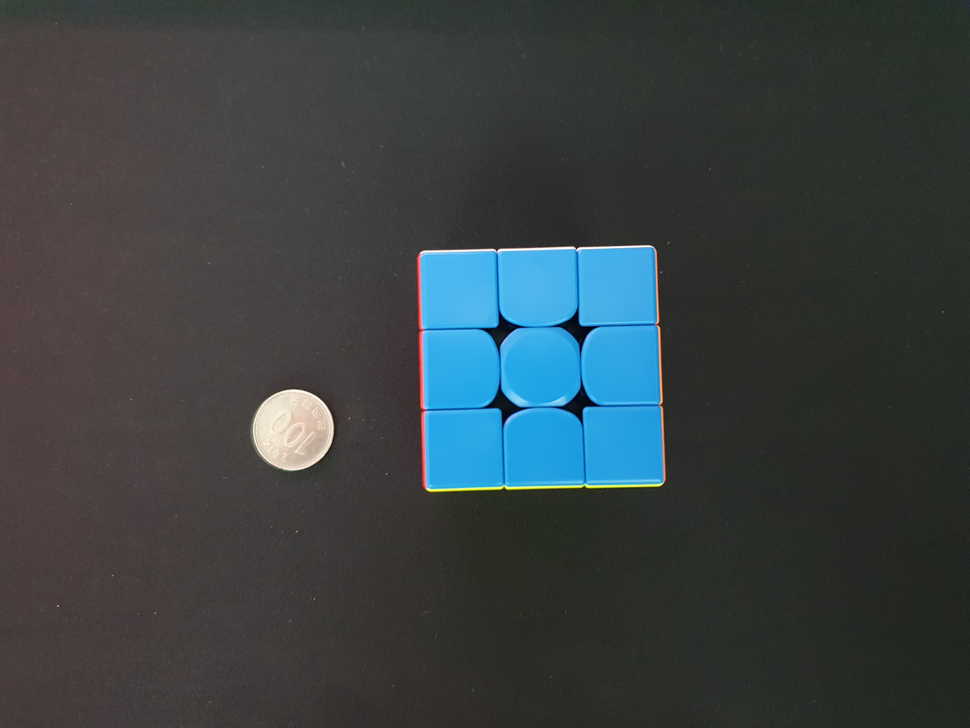
#> input picture kim/images/top.png, 970 x 728 px, shrunk from 1757 x 1318 before the run
$ python object_size_v6test.py --image1 images/top.png --image2 images/side.png --width 1.0   (older library calls are emulated)
#> lines starting #> are read from the running program, lines starting #| are printed output that depends on the picture; after the words box and inside, x2 and y2 are one past the last pixel; in counts of white or black regions, pixels touching at a corner belong together; long printed decimals are rounded
#이 코드는 https://github.com/Practical-CV/Measuring-Size-of-Objects-with-OpenCV 를 기반으로 만들어졌음

# import the necessary packages
from scipy.spatial import distance as dist
from imutils import perspective
from imutils import contours
import numpy as np
import argparse
import imutils
import cv2
import math

def midpoint(ptA, ptB):
	return ((ptA[0] + ptB[0]) * 0.5, (ptA[1] + ptB[1]) * 0.5)

def object_size(img_path, ref_width):
#> called with img_path = 'images/top.png', ref_width = 1
	listABs = []

	# load the image, convert it to grayscale, and blur it slightly
	image = cv2.imread(img_path)
#> image is the input picture: shape (728, 970, 3); mean B, G, R 66.2, 64.5, 56.6
	gray = cv2.cvtColor(image, cv2.COLOR_BGR2GRAY)
	gray = cv2.GaussianBlur(gray, (7, 7), 0)

	# perform edge detection, then perform a dilation + erosion to
	# close gaps in between object edges
	edged = cv2.Canny(gray, 50, 100)
#> edged: shape (728, 970); 0.54% white in thin lines or dots, all inside (x1, y1, x2, y2) = (252, 244, 666, 493)
	edged = cv2.dilate(edged, None, iterations=1)
#> edged: shape (728, 970); 1.7% white; 2 white regions, box (x1, y1, x2, y2) and area: (416, 243, 667, 494) 10595, (251, 388, 335, 472) 1166
	edged = cv2.erode(edged, None, iterations=1)
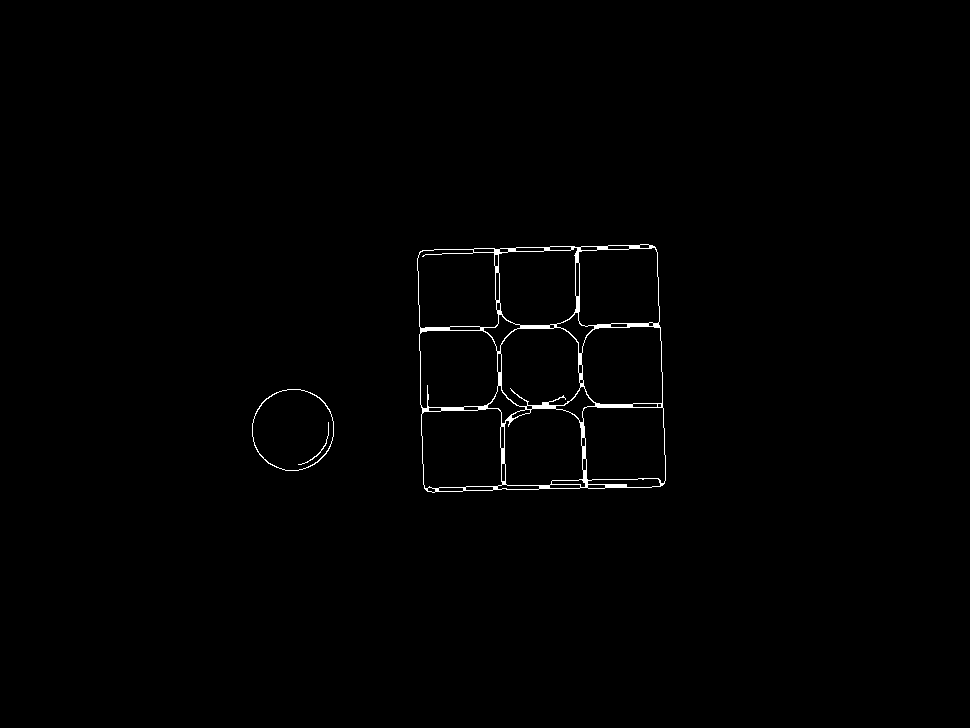
#> edged: shape (728, 970); 0.68% white; 3 white regions

	# find contours in the edge map
	cnts = cv2.findContours(edged.copy(), cv2.RETR_EXTERNAL,
		cv2.CHAIN_APPROX_SIMPLE)
#> cnts = 2 contours; box (x1, y1, x2, y2) and area: (417, 244, 666, 493) 58194, (252, 389, 334, 471) 5230
	cnts = imutils.grab_contours(cnts)

	# sort the contours from left-to-right and initialize the
	# 'pixels per metric' calibration variable
	(cnts, _) = contours.sort_contours(cnts)
	pixelsPerMetric = None
	# print(type(cnts))#testcode
	# print(len(cnts))#testcode

	orig = image.copy()
	# loop over the contours individually
	for c in cnts:
		# print(type(c))#testcode
		# print(len(c))#testcode
		# cv2.drawContours(image, c, -1, (255,0,0), 3)#testcode
		# if the contour is not sufficiently large, ignore it
		if cv2.contourArea(c) < 100:
			continue
		else:
			cArea = cv2.contourArea(c)
			cv2.drawContours(image, c, -1, (255,0,0), 3)

		# cArea = cv2.contourArea(c)#testcode
		# cv2.drawContours(image, c, -1, (255,0,0), 3)#testcode

		# compute the rotated bounding box of the contour
		# TODO: cv2.boundingRect(contour)로 바꿔서 계산
		box = cv2.minAreaRect(c)
		box = cv2.cv.BoxPoints(box) if imutils.is_cv2() else cv2.boxPoints(box)
		box = np.array(box, dtype="int")

		# order the points in the contour such that they appear
		# in top-left, top-right, bottom-right, and bottom-left
		# order, then draw the outline of the rotated bounding
		# box
		box = perspective.order_points(box)
		cv2.drawContours(orig, [box.astype("int")], -1, (0, 255, 0), 2)

		# loop over the original points and draw them
		for (x, y) in box:
			cv2.circle(orig, (int(x), int(y)), 5, (0, 0, 255), -1)

		# unpack the ordered bounding box, then compute the midpoint
		# between the top-left and top-right coordinates, followed by
		# the midpoint between bottom-left and bottom-right coordinates
		(tl, tr, br, bl) = box
		(tltrX, tltrY) = midpoint(tl, tr)
		(blbrX, blbrY) = midpoint(bl, br)

		# compute the midpoint between the top-left and top-right points,
		# followed by the midpoint between the top-righ and bottom-right
		(tlblX, tlblY) = midpoint(tl, bl)
		(trbrX, trbrY) = midpoint(tr, br)

		# draw the midpoints on the image
		cv2.circle(orig, (int(tltrX), int(tltrY)), 5, (255, 0, 0), -1)
		cv2.circle(orig, (int(blbrX), int(blbrY)), 5, (255, 0, 0), -1)
		cv2.circle(orig, (int(tlblX), int(tlblY)), 5, (255, 0, 0), -1)
		cv2.circle(orig, (int(trbrX), int(trbrY)), 5, (255, 0, 0), -1)

		# draw lines between the midpoints
		cv2.line(orig, (int(tltrX), int(tltrY)), (int(blbrX), int(blbrY)),
			(255, 0, 255), 2)
		cv2.line(orig, (int(tlblX), int(tlblY)), (int(trbrX), int(trbrY)),
			(255, 0, 255), 2)

		# compute the Euclidean distance between the midpoints
		dA = dist.euclidean((tltrX, tltrY), (blbrX, blbrY))
		dB = dist.euclidean((tlblX, tlblY), (trbrX, trbrY))
#--------------------------------------여기까지 함--------------------------------------#

		# if the pixels per metric has not been initialized, then
		# compute it as the ratio of pixels to supplied metric
		# (in this case, mm)
		if pixelsPerMetric is None:
			pixelsPerMetric = dB / ref_width

		# compute the size of the object
		dimA = dA / pixelsPerMetric
		dimB = dB / pixelsPerMetric
		cArea = cArea / (pixelsPerMetric**2)

		# draw the object sizes on the image
		cv2.putText(orig, "{:.1f}mm".format(dimA),
			(int(tltrX - 15), int(tltrY - 10)), cv2.FONT_HERSHEY_SIMPLEX,
			0.65, (255, 255, 255), 2)
		cv2.putText(orig, "{:.1f}mm".format(dimB),
			(int(trbrX + 10), int(trbrY)), cv2.FONT_HERSHEY_SIMPLEX,
			0.65, (255, 255, 255), 2)

		listABs.append((dimA, dimB, cArea))
#> this loop made 2 passes
#> (cArea, tl, tr, br, bl, tltrX, tltrY, blbrX) on pass 1: (0.797, [252, 389], [333, 389], [333, 470], [252, 470], 292.5, 389, 292.5)
#> (cArea, tl, tr, br, bl, tltrX, tltrY, blbrX) on pass 2: (8.87, [416, 249], [660, 243], [665, 486], [422, 492], 538, 246, 543.5)
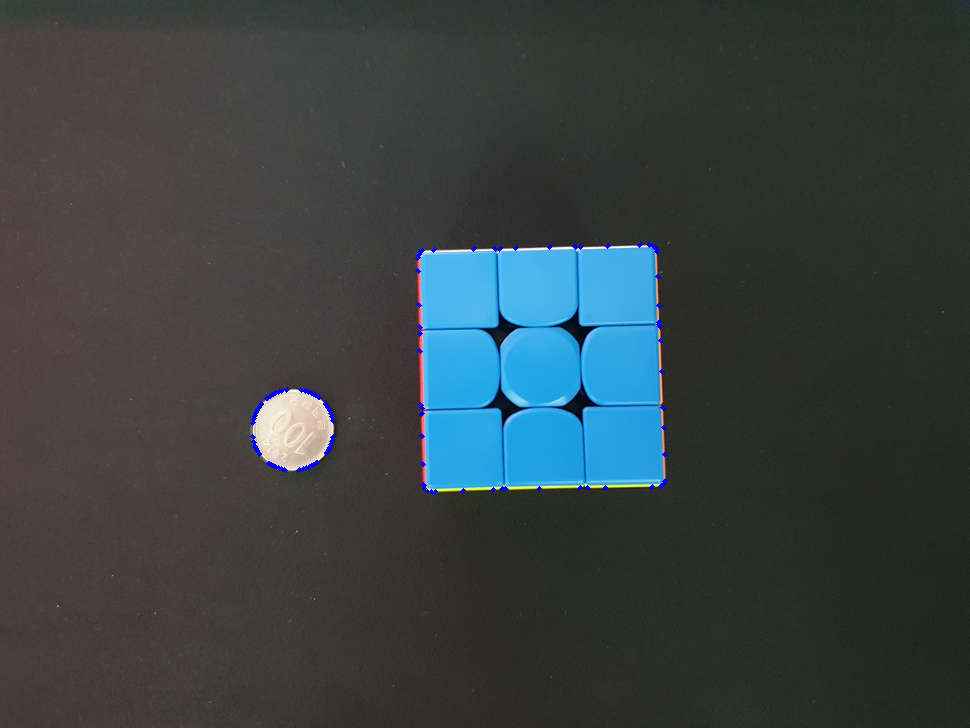
#> image: shape (728, 970, 3); 0.24% of pixels changed, all inside (x1, y1, x2, y2) = (250, 242, 668, 495)
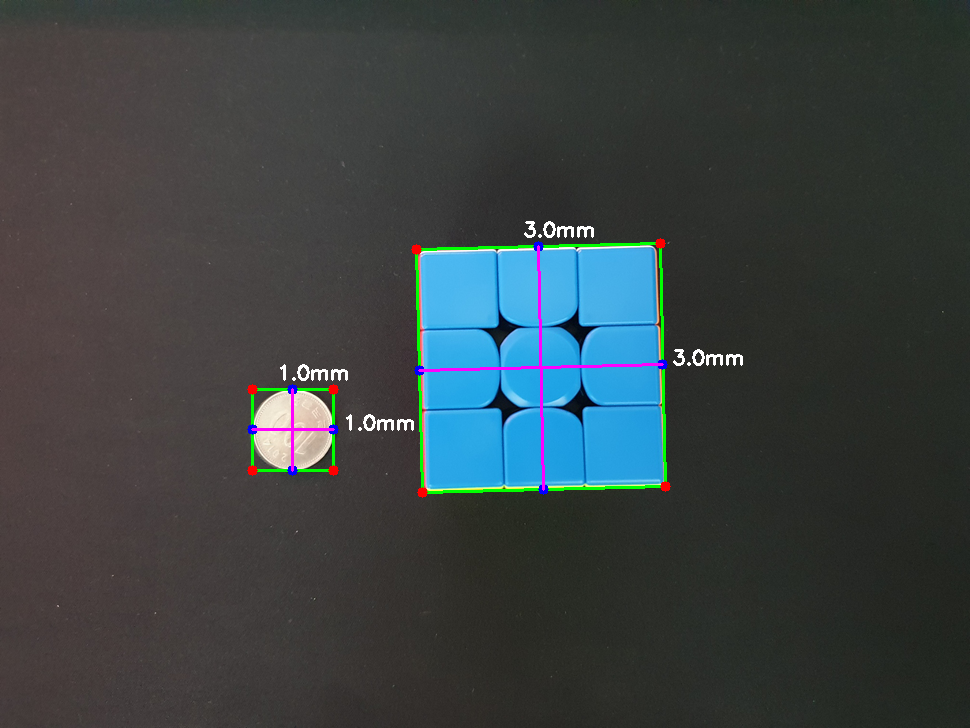
#> orig: shape (728, 970, 3); 1.18% of pixels changed, all inside (x1, y1, x2, y2) = (247, 221, 743, 498)
#> after the loop, listABs = [(1, 1, 0.797), (3, 3.01, 8.87)]; pixelsPerMetric = 81

	# show the output image
	cv2.imshow("Image", orig)
	cv2.waitKey(0)

	# print(listABs, listABs[0][0]*listABs[0][1], listABs[1][0]*listABs[1][1]) #testcode
	return listABs

# % python .\object_size_v.py -i1 .\images\top.png -i2 .\images\side.png -w 24
if __name__ == "__main__":
	# construct the argument parse and parse the arguments
	ap = argparse.ArgumentParser()
	ap.add_argument("-i1", "--image1", required=True,
		help="path to the first input image")
	ap.add_argument("-i2", "--image2", required=True,
		help="path to the second input image")
	ap.add_argument("-w", "--width", type=float, required=True,
		help="width of the left-most object in the image (in mm)")
	args = vars(ap.parse_args())

	# 두 이미지에 대해 dimensions를 받기
	dims1 = object_size(args["image1"], args["width"])
#> dims1 = [(1, 1, 0.797), (3, 3.01, 8.87)]
	dims2 = object_size(args["image2"], args["width"])
#> call 2 of object_size, with img_path = 'images/side.png', ref_width = 1
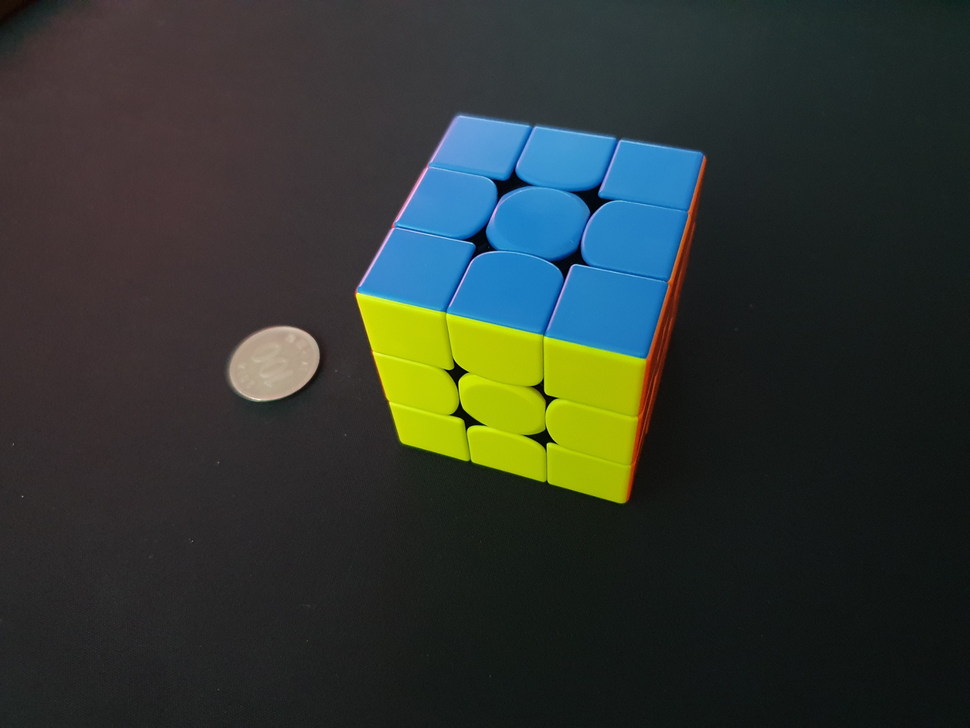
#> input picture kim/images/side.png, 970 x 728 px, shrunk from 1730 x 1298 before the run
#> in object_size, image is the input picture: shape (728, 970, 3); mean B, G, R 49.2, 54.7, 47.5
#> in object_size (call 2), `edged = cv2.Canny(gray, 50, 100)`: edged: shape (728, 970); 0.68% white in thin lines or dots, all inside (x1, y1, x2, y2) = (228, 114, 707, 504)
#> in object_size (call 2), `edged = cv2.dilate(edged, None, iterations=1)`: edged: shape (728, 970); 2.2% white; 2 white regions, box (x1, y1, x2, y2) and area: (354, 113, 708, 505) 14806, (227, 325, 321, 403) 966
#> in object_size (call 2), `cnts = cv2.findContours(edged.copy(), cv2.RETR_EXTERNAL, cv2.CHAIN_APP..`: cnts = 3 contours, 1 with area under 20; largest, box (x1, y1, x2, y2) and area: (355, 114, 707, 504) 81006, (228, 326, 320, 402) 5254
#> the loop in object_size (call 2), `for c in cnts:` made 3 passes
#> (cArea, tl, tr, br, bl, tltrX, tltrY, blbrX) on pass 1: (0.581, [216, 346], [305, 312], [330, 379], [241, 412], 260.5, 329, 285.5)
#> (cArea, tl, tr, br, bl, tltrX, tltrY, blbrX) on pass 2: (8.96, [405, 80], [714, 154], [629, 505], [320, 431], 559.5, 117, 474.5)
#> after the loop in object_size (call 2), `for c in cnts:`:
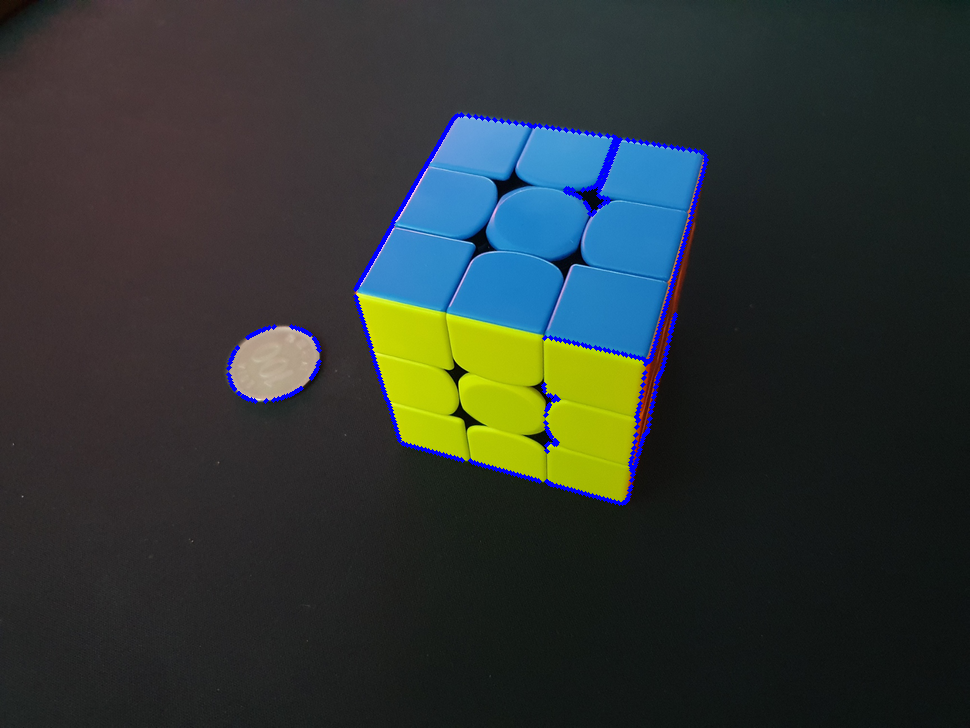
#> image: shape (728, 970, 3); 1.05% of pixels changed, all inside (x1, y1, x2, y2) = (226, 112, 709, 506)
#> after the loop in object_size (call 2), `for c in cnts:`:
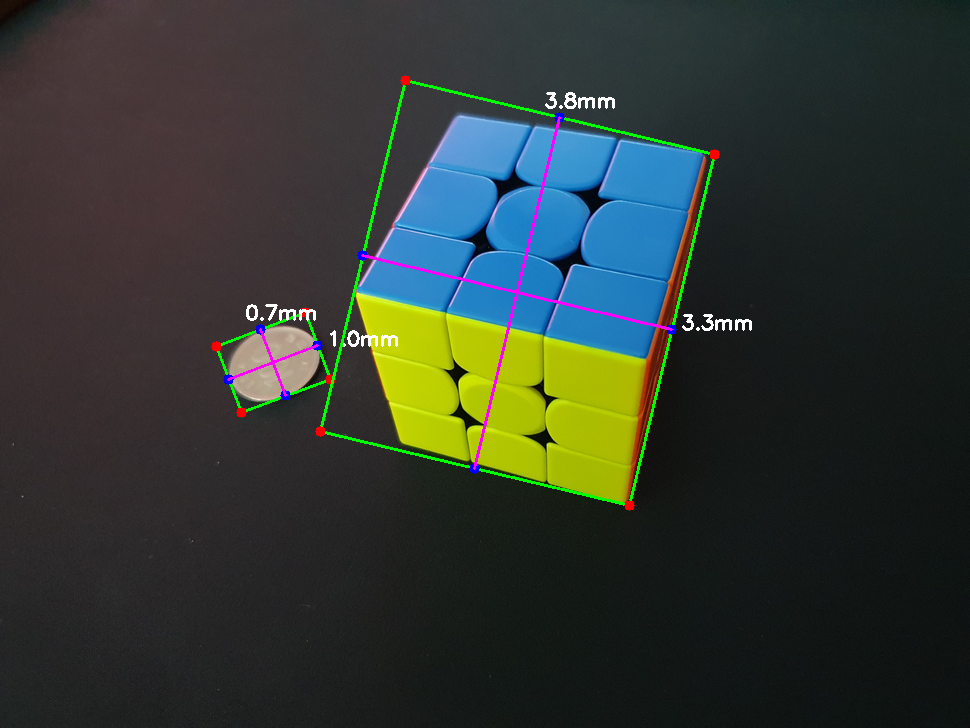
#> orig: shape (728, 970, 3); 1.36% of pixels changed, all inside (x1, y1, x2, y2) = (211, 75, 752, 511)
#> after the loop in object_size (call 2), `for c in cnts:`: listABs = [(0.747, 1, 0.581), (3.8, 3.34, 8.96)]; pixelsPerMetric = 95.1
#> dims2 = [(0.747, 1, 0.581), (3.8, 3.34, 8.96)]

	camAngle_sin = dims2[0][0]/dims1[0][0]
#> camAngle_sin = 0.747
	x = dims1[1][1]
#> x = 3.01
	y = dims1[1][0]
#> y = 3
	z = dims2[1][1] / (1/(math.sqrt(1-camAngle_sin**2)))
#> z = 2.22
	print(dims2[1][1])#testcode
#| 3.341
	print(camAngle_sin)#testcode
#| 0.7471


	top_proportion = dims1[1][2]/(dims1[1][0]*dims1[1][1])
#> top_proportion = 0.983
	side_proportion = dims2[1][2]/(dims2[1][0]*dims2[1][1])
#> side_proportion = 0.706

	print("box x, y, z: ({}, {}, {})".format(x, y, z))
#| box x, y, z: (3.007, 3.001, 2.221)
	print("box volume:", x*y*z, "mm^3")
#| box volume: 20.042 mm^3
	print("topP: {}, vol_estm: {}mm^3".format(top_proportion, x*y*z*top_proportion))
#| topP: 0.9829, vol_estm: 19.699925921507717mm^3
	print("sideP: {}, vol_estm: {}mm^3".format(side_proportion, x*y*z*side_proportion))
#| sideP: 0.7059, vol_estm: 14.148298091427572mm^3
	print("average: {}mm^3".format((x*y*z*top_proportion + x*y*z*side_proportion)/2))
#| average: 16.924112006467645mm^3
